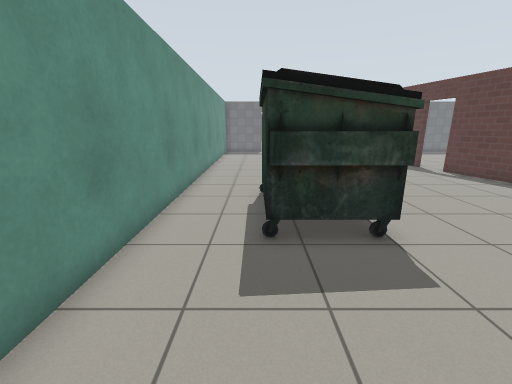
[1] (above)

24 first-person views from a walk through a world built for the Gazebo simulator. The camera is 1.2 m above the floor, tilts 14° down and sees 90° across. Floor lines are 1 m apart. The floor is counted in squares, 0.5 m on a side. Each view is taken from the middle of a square. On the plan, view 1 faces up. The plan holds only what a view shows up to about 17 squares ahead; the rest is blank. The place goes on beyond the plan. Robots are left out. Gazebo's built-in surfaces are drawn with simple patterns. Simple shapes stand in for some stock models. Some surface patterns are stand-ins.

[2]
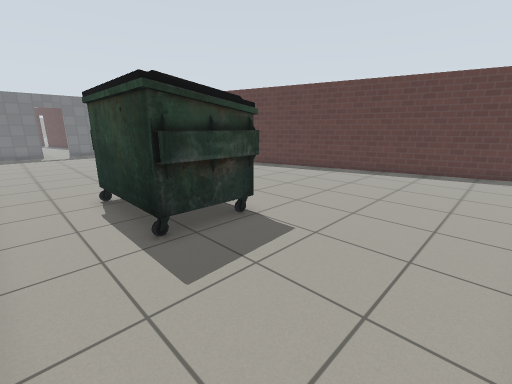

[3]
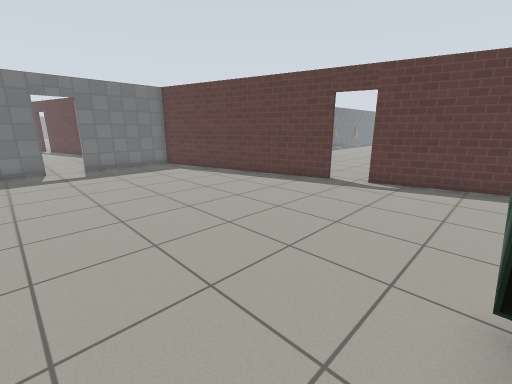

[4]
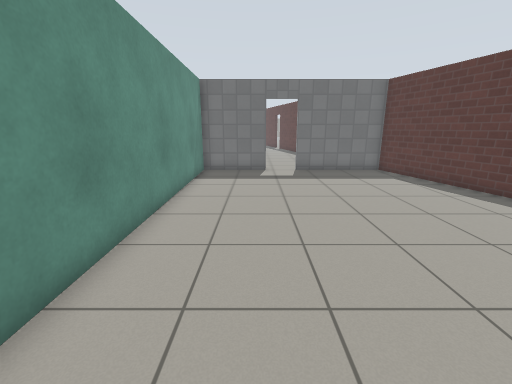

[5]
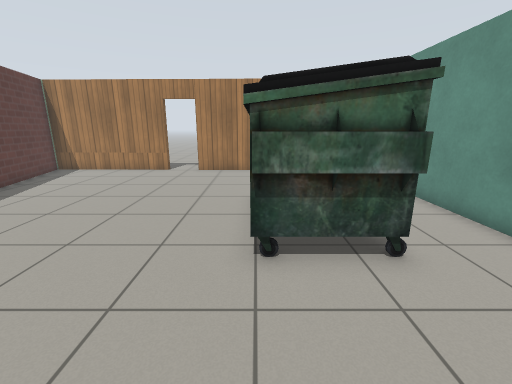

[6]
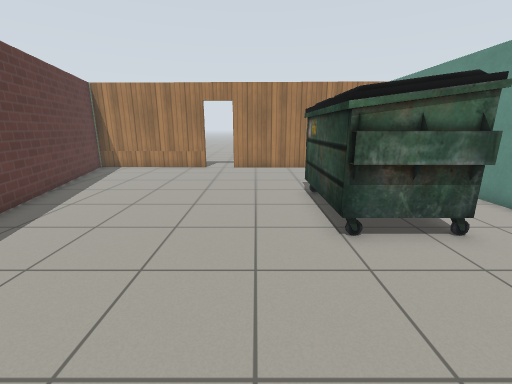

[7]
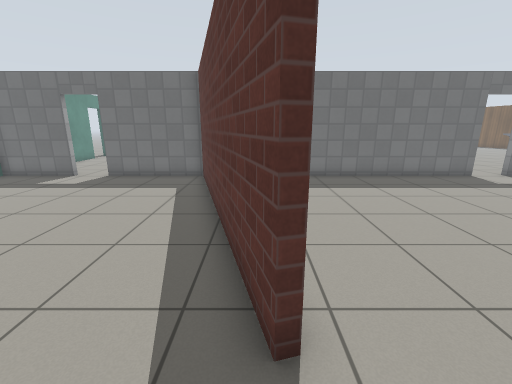

[8]
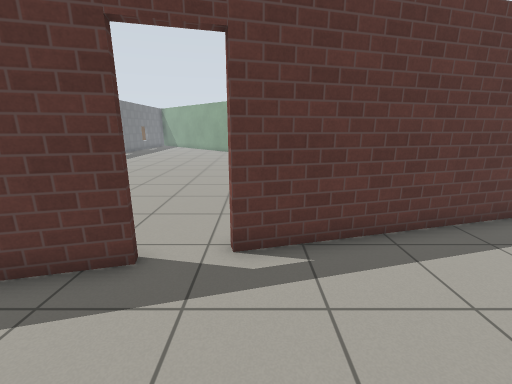

[9]
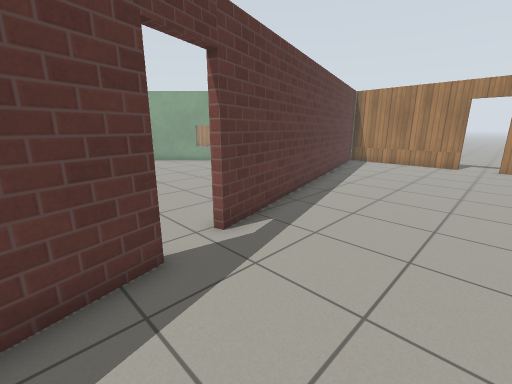

[10]
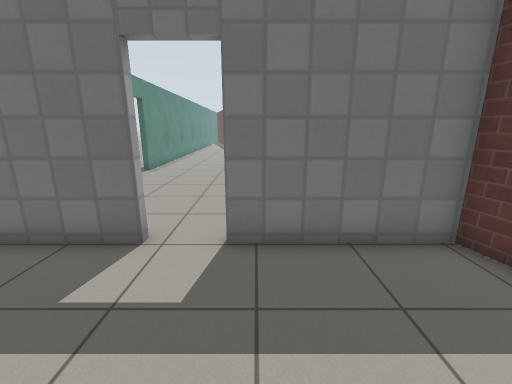

[11]
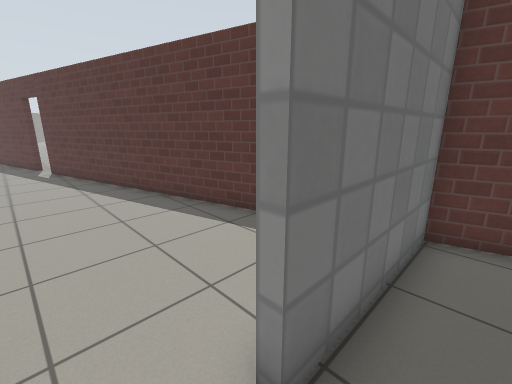

[12]
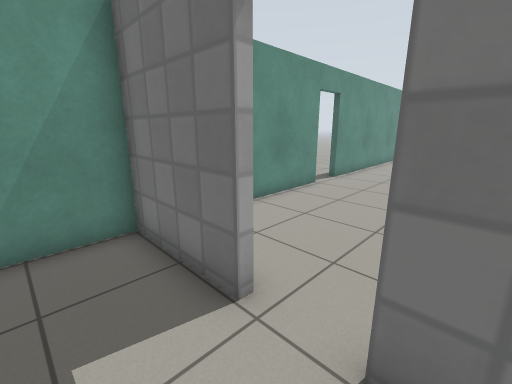

[13]
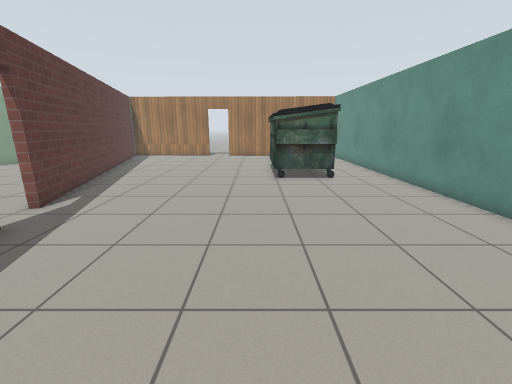

[14]
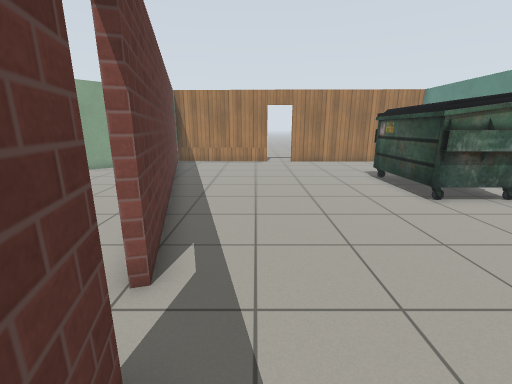

[15]
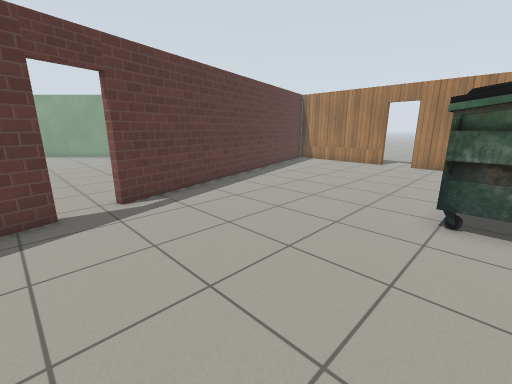

[16]
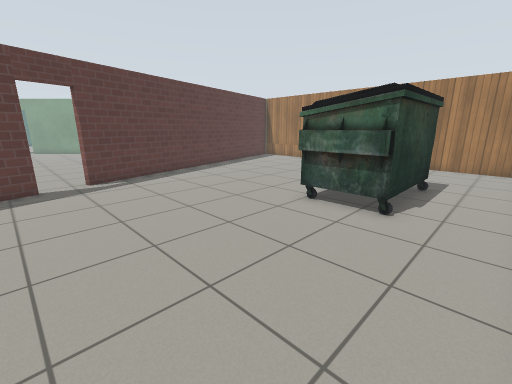

[17]
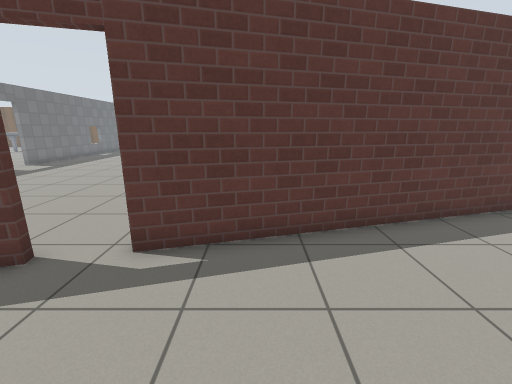

[18]
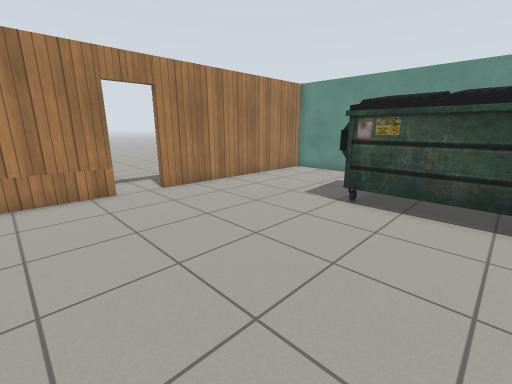

[19]
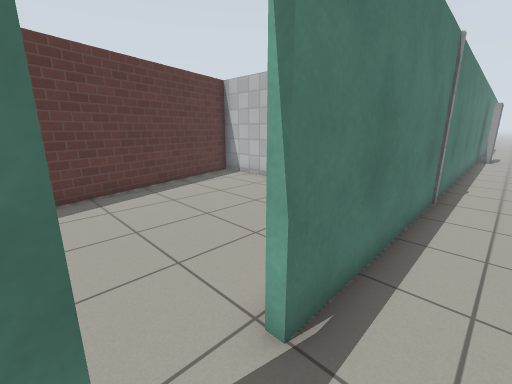

[20]
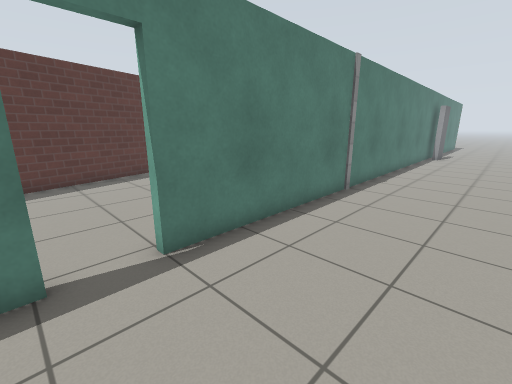

[21]
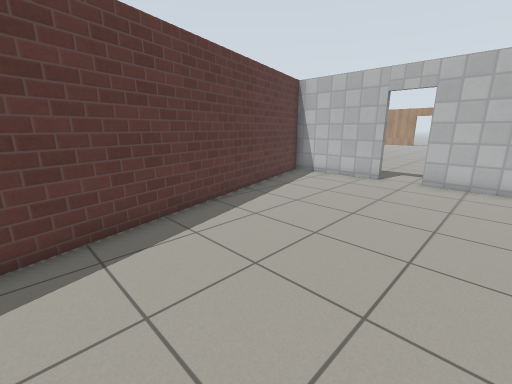

[22]
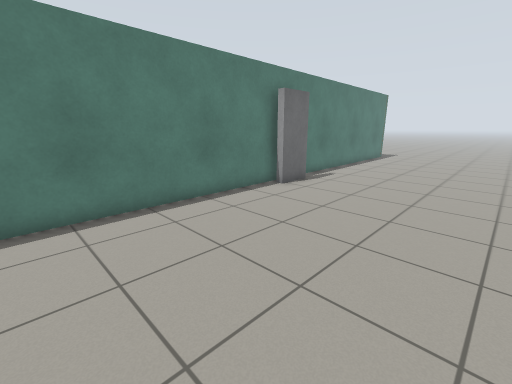

[23]
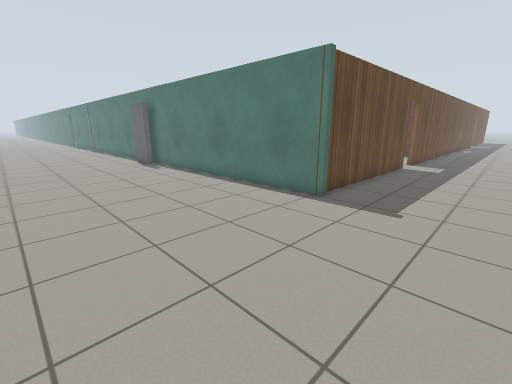

[24]
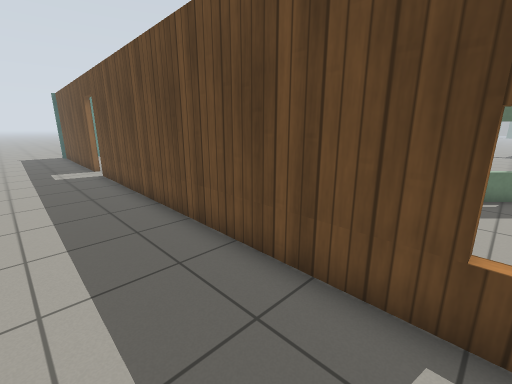

### Floor plan
Points are (right, up) in squares from view 1. A wall is a line through its corners. A room is listed if a view was taken in it or the views show most of it. See-through windows are left out.
Room 1 (views 1, 2, 3, 4, 5, 6, 7, 8, 9, 10, 11, 12, 13, 14, 15, 16, 17, 18)
walls: (10.2, 16.2) (7.3, 27.1) (2.3, 27.1); (8, -1.1) (14.9, -1.2) (10.7, 14.5); (0.6, 27.1) (-3.1, 27.1) (-2.7, -0.8) (6.4, -1)
ways out: open door at (7.5, -1) to room 2; open door at (1.5, 27) to room 3; open door at (10, 16); open door at (11, 15)
objects: other object (0, 5) to (3, 10)
Room 2 (views 19, 20, 22, 23, 24)
walls: (-3, -1.4) (-3.5, 35.1); (6.4, -1.3) (-2.3, -1.1); (-3.5, 36.8) (-3.6, 37.4); (23.4, -1.7) (8.2, -1.4)
ways out: open door at (7.5, -1) to room 1; open door at (-3, 35.5) to room 3
objects: other object (-4, 12) to (-4, 13)
Room 3 (view 21)
walls: (-3.2, 35.1) (-3.2, 31); (2.3, 27.4) (7.2, 27.4) (3.6, 40.6); (-2.2, 27.4) (0.6, 27.4); (-3.3, 40.5) (-3.2, 36.8)
ways out: open door at (1.5, 27) to room 1; open door at (-3, 35.5) to room 2

Positions as (right, up) in squares from view 1, and headings:
1: (0, 0), facing up
2: (-2, 0), facing up-right
3: (-1, 10), facing up-right
4: (0, 12), facing up
5: (3, 14), facing down
6: (5, 15), facing down
7: (10, 14), facing up
8: (6, 14), facing right
9: (6, 18), facing down-right
10: (3, 22), facing up
11: (1, 26), facing up-right
12: (3, 25), facing up-left
13: (4, 22), facing down
14: (9, 18), facing down
15: (2, 17), facing down-right
16: (-2, 17), facing down-right
17: (6, 12), facing right
18: (11, 9), facing down-left
19: (-5, 37), facing down-right
20: (-8, 37), facing down-right
21: (-2, 40), facing down-right
22: (-11, 22), facing down-right
23: (-11, -6), facing up-right
24: (23, -5), facing up-left
